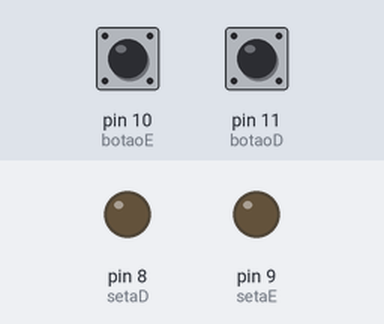
A sketch run on a simulated Arduino Uno, built with avr-gcc and run on an emulated ATmega328P. Shown: output pins drawn as LEDs (lit = HIGH). Dashed ring = blinking. The test bench sets the inputs (shaded band); at power-on: pin 10 (botaoE) LOW, pin 11 (botaoD) LOW.

Above: at 1.2 s.
1.3 s: pin 10 (botaoE) pulled HIGH for 3.2 s
At 1.7 s:
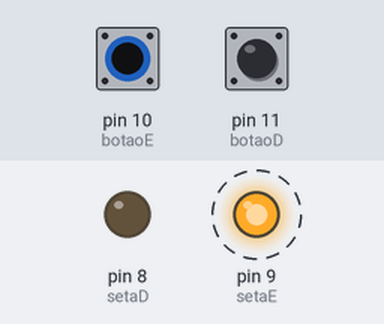
6.3 s: pin 11 (botaoD) pulled HIGH for 0.15 s
At 6.7 s:
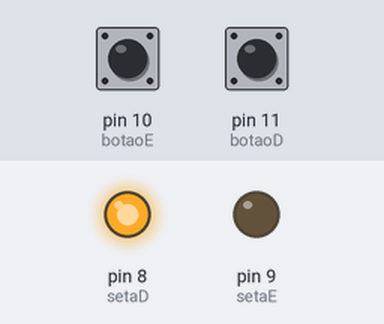
8.3 s: pin 11 (botaoD) pulled HIGH for 3.2 s
At 12.2 s:
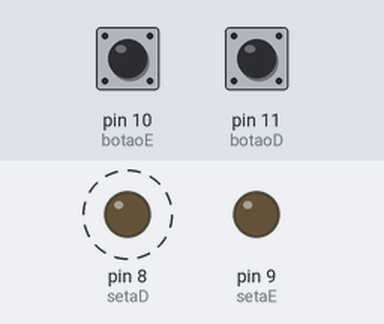
Timing chart, 0 to 13.7 s (numbered marks = the images above; inputs shaded):
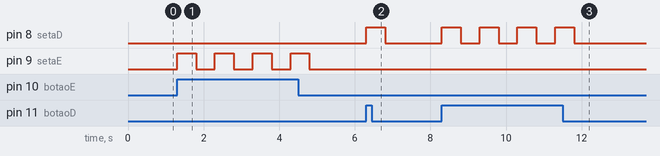

Measured:
- after the input at 1.3 s, pin 9 (setaE): alternates HIGH for 0.50 s and LOW for 0.50 s, 8 changes in all, then stays LOW, starting at once
- after the input at 6.3 s, pin 8 (setaD): LOW → HIGH at once, → LOW 0.50 s later
- after the input at 8.3 s, pin 8 (setaD): alternates HIGH for 0.50 s and LOW for 0.50 s, 8 changes in all, then stays LOW, starting at once

The sketch:

setas.ino
```cpp
int setaE = 9; //seta esquerda
int setaD = 8;//seta direita
int botaoE = 10; //botao esquerda
int botaoD = 11; //botao direita
int pressE = 0;  //pressionado esquerda
int pressD = 0;  //pressionado direita
void pisca(int direcao){
  digitalWrite(direcao, HIGH);
  delay(500);
  digitalWrite(direcao, LOW);
  delay(500);
}

void setup() {
  // put your setup code here, to run once:
  pinMode(setaE, OUTPUT);
  pinMode(setaD, OUTPUT);
  pinMode(botaoE, INPUT);
  pinMode(botaoD, INPUT);

}


void loop() {
  // put your main code here, to run repeatedly:
  pressE = digitalRead(botaoE);
  if(pressE == HIGH){
    pisca(setaE);
  }else{
    digitalWrite(setaE, LOW);
  }

  pressD = digitalRead(botaoD);
  if(pressD == HIGH){
    pisca(setaD);
  }else{
    digitalWrite(setaD, LOW);
  }

}
```
